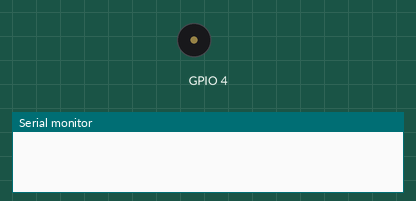
Simulated run of this sketch. Board: ESP32. Shown: buzzer (waves = sounding), the last lines printed to the serial monitor.

Above: at 0.0 s.
At 1.1 s:
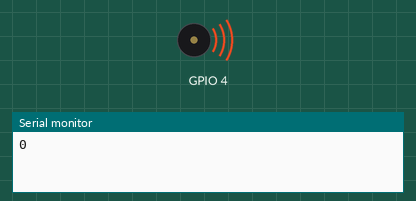
Timing chart, 0 to 40.0 s (numbered marks = the images above):
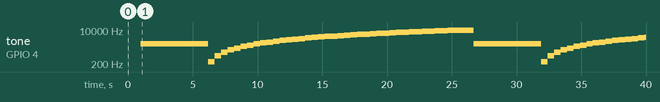

The sketch:

buzzer.ino
```cpp
// https://techtutorialsx.com/2017/07/01/esp32-arduino-controlling-a-buzzer-with-pwm/
// https://learn.sparkfun.com/tutorials/transistors - all about transistors


/*
 * Drive a passive piezo buzzer to make noises using sounds.
 * Use a transistor and some resistors as a switch  with an external battery to power the buzzer.
 * Play with the duty cycle and the frequency to change loudness and pitch.
 *
 * S9013 Transistor
 * 1kOhm Resistor  - between pin 4 signal and base of transistor
 * 460 Ohm Resistor - across the pins of the piezo buzzer
 * 100 Ohm Resisotr - between + of piezo buzzer and V+ - change this one to change how loud the buzzer is.
 * External battery - 4 pack AA - connect Ground to ground of ESP32 or faith the wrath of the disconnected ground fairy
 *
 */

int freq = 2000;
int channel = 0;
int resolution = 8;

void setup() {

  Serial.begin(115200);
  ledcSetup(channel, freq, resolution);
  ledcAttachPin(4, channel);


}


void loop() {

  delay(1000);

   ledcWriteTone(channel, 2000);


   /* change loudness */
   for (int dutyCycle = 0; dutyCycle <= 255; dutyCycle=dutyCycle+10){

    Serial.println(dutyCycle);

    ledcWrite(channel, dutyCycle);
    delay(100);
  }

   for (int dutyCycle = 255; dutyCycle >= 0; dutyCycle=dutyCycle-10){

    Serial.println(dutyCycle);

    ledcWrite(channel, dutyCycle);
    delay(100);
  }

  /* change pitch */
  ledcWriteTone(channel, 500);
  for (int freq = 255; freq < 10000; freq = freq + 250){

     Serial.println(freq);

     ledcWriteTone(channel, freq);
     delay(500);
  }


}
```

Measured:
- by itself, tone on GPIO 4: plays 2000 Hz for 5.2 s, 255 Hz for 0.50 s, 505 Hz for 0.50 s, 755 Hz for 0.50 s, 1005 Hz for 0.50 s, 1255 Hz for 0.50 s … (58 notes in this stretch)
